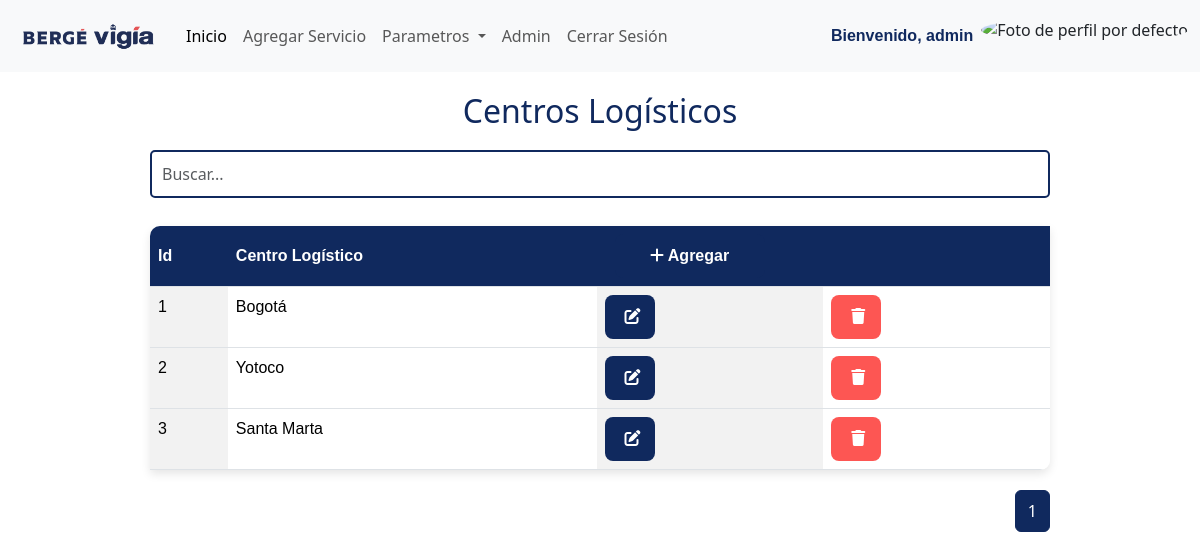
Screenshot of /centros_log (signed in) with the database file from the repository.
### trazabilidad_cl/models.py (models this page shows, shortened)
class CentroLogistico(models.Model):
    nombrecl = models.CharField(verbose_name="Nombre Centro Logístico",max_length=50, null=False, blank=False)
    imagen = models.ImageField(upload_to=f'{url_ruta}/centros', null=True, blank=True)
    class Meta:
        ordering = ["id"]  # Ordena por nombre alfabéticamente
        verbose_name = 'Centro Logístico'
        verbose_name_plural = 'Centros Logísticos'

### trazabilidad_cl/views.py (the view)
# urls.py: path('centros_log', list_centrologistico.as_view(), name='Centros Logísticos'),
class list_centrologistico(LoginRequiredMixin, ListView):
    model = CentroLogistico
    template_name = 'parametros/centros.html'
    login_url = '/login/'
    context_object_name = 'centroslog'
    paginate_by = 5
    def get_context_data(self, **kwargs):
        context = super().get_context_data(**kwargs)
        context['page_title'] = "Centros Logísticos"  # Aquí defines el título de la página
        return context

### templates/parametros/centros.html (shortened to what this page needs)
{% extends 'base.html' %}
{% block contenido %}
    <h2>{{ page_title }}</h2>
    <div class="contenedor">
        <input type="text" id="filtroTabla" placeholder="Buscar..." class="form-control mb-2">
            <table class="table">
                <thead>
                    <tr>
                        <th>Id</th>
                        <th>Centro Logístico</th>
                        {% if 'Operador' not in user.groups.all|join:', ' %}
                            <th colspan="2"><button class="btn btn-bevi" onclick="window.location.href='{% url 'CrearCentroLogístico' %}'" style="margin-left:10px; width: 150px;"><i class="fa-solid fa-plus"></i> Agregar</button></th>
                        {% endif %}
                        </tr>
                </thead>
                <tbody>
                    {% for centros in centroslog %}
                        <tr>
                            <td>{{centros.id}}</td>
                            <td>{{centros.nombrecl}}</td>
                            {% if 'Operador' not in user.groups.all|join:', ' %}
                                <td><a href="{% url 'EditarCentroLogístico' pk=centros.pk %}" class="btn btn-bevi" style="width:50px"><i class="fa-solid fa-pen-to-square"></i></a></td>
                                <td><a href="{% url 'EliminarCentroLogístico' pk=centros.pk %}" class="btn btn-cancelar" style="width:50px"><i class="fa-solid fa-trash"></i></a></td>
                            {% endif %}
                        </tr>
                    {% endfor %}
                </tbody>
            </table>
            {% include 'pag.html' %}
        </div>
{% endblock %}

### templates/navbar.html (shortened to what this page needs)
{% load static %}
<nav class="navbar navbar-expand-lg bg-body-tertiary">
  <div class="container-fluid">
    <a class="navbar-brand" href="#">
      <img src="{% static 'img/logo_bevi.png' %}" alt="Logo Bevi" width="150">
    </a>
    <div class="collapse navbar-collapse" id="navbarSupportedContent">
      <ul class="navbar-nav me-auto mb-2 mb-lg-0">
        {% if user.is_authenticated %}
          <li class="nav-item">
            <a class="nav-link active" aria-current="page" href="#">Inicio</a>
          </li>
          <li class="nav-item">
            <a class="nav-link" href="#">Agregar Servicio</a>
          </li>
          <li class="nav-item dropdown">
            <a class="nav-link dropdown-toggle" href="#" role="button" data-bs-toggle="dropdown" aria-expanded="false">
              Parametros
            </a>
          </li>
          <li class="nav-item">
            <a class="nav-link" target="_blank" href="/admin">Admin</a>
          </li>
          <li class="nav-item">
            <a class="nav-link" href="{% url 'logout' %}">Cerrar Sesión</a>
          </li>
        {% else %}
          <li class="nav-item">
            <a class="nav-link" href="{% url 'login' %}">Iniciar Sesión</a>
          </li>
        {% endif %}
      </ul>
      {% if user.is_authenticated %}
        <ul class="navbar-nav ms-auto">
          <li class="nav-item">
            <span class="nav-link user-name">Bienvenido, <strong>{{ user.username }}</strong></span>
          </li>
          <li class="nav-item">
            {% if user.perfilUsuario.avatar %}
              <img src="{{ user.perfilUsuario.avatar.url }}" alt="Foto de perfil" class="rounded-circle" width="40" height="40">
            {% else %}
              <img src="{% static 'img/avatar.png' %}" alt="Foto de perfil por defecto" class="rounded-circle" width="40" height="40">
            {% endif %}
          </li>
        </ul>
      {% endif %}
    </div>
  </div>
</nav>

### static/css/estilos.css (style rules this page uses)
.user-name { color: #10295E !important; font-weight: bold; font-family: 'Trebuchet MS', 'Lucida Sans Unicode', 'Lucida Grande', 'Lucida Sans', Arial, sans-serif; }
h2 { margin-top: 20px; text-align: center; color: #10295e; }
.contenedor { display: flex; flex-direction: column; align-items: center; margin-top: 20px; }
.table thead th { background-color: #10295E !important; color: white !important; font-weight: bold; text-align: left; vertical-align: middle; }
.table tbody td:nth-child(odd) { background-color: #f2f2f2; }
.table { width: 75%; border-collapse: collapse; margin: 20px 0; font-family: 'Trebuchet MS', 'Lucida Sans Unicode', 'Lucida Grande', 'Lucida Sans', Arial, sans-serif; font-size: 16px; text-align: left; background-color: white; box-shadow: 0px 4px 10px rgba(0, 0, 0, 0.1); border-radius: 10px 0 10px 0; overflow: hidden; }
body { background-image: url('https://www.bergevigia.com/wp-content/uploads/2023/03/slider_home_01.jpg'); background-size: cover; background-position: center; background-repeat: no-repeat; }
.btn-bevi { background-color: #10295e; color: white; border: none; border-radius: 8px; font-family: 'Trebuchet MS', 'Lucida Sans Unicode', 'Lucida Grande', 'Lucida Sans', Arial, sans-serif; font-size: 16px; font-weight: bold; padding: 10px 20px; width: 60%; transition: all 0.3s ease-in-out; }
.btn-cancelar { background-color: #FD5653; color: white; border: none; border-radius: 8px; font-family: 'Trebuchet MS', 'Lucida Sans Unicode', 'Lucida Grande', 'Lucida Sans', Arial, sans-serif; font-size: 16px; font-weight: bold; padding: 10px 20px; width: 40%; transition: all 0.3s ease-in-out; }
#filtroTabla { width: 75%; padding: 10px; font-size: 16px; border: 2px solid #10295E; border-radius: 5px; outline: none; }

### rows the page displays
CentroLogistico: id "1", nombrecl "Bogotá"
CentroLogistico: id "2", nombrecl "Yotoco"
CentroLogistico: id "3", nombrecl "Santa Marta"

### other values shown
{{ user.username }} "admin"
{{ page_title }} "Centros Logísticos"
{{ num }} "1"
